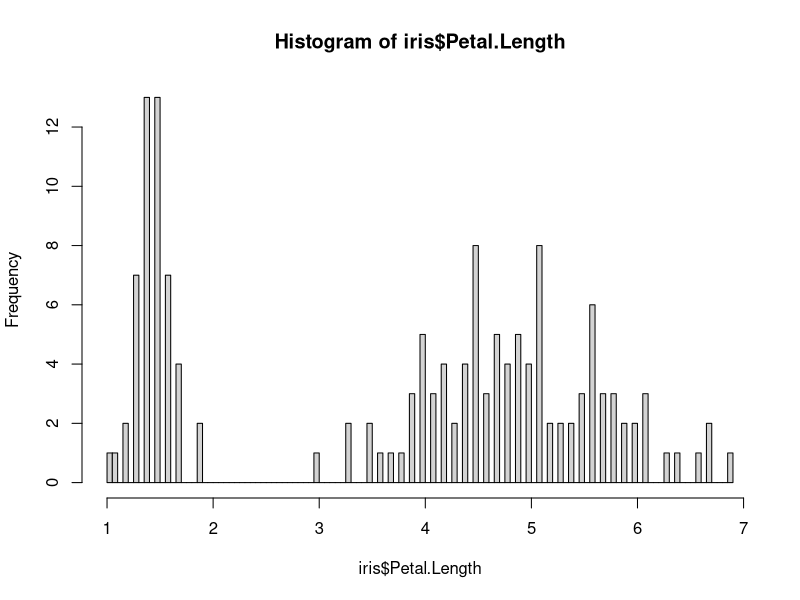

Write the R code that produced this figure.
## ---- chunk 1
# Use r to calculate 10 calculations
3*3
## ---- chunk 2
4+5
## ---- chunk 3
3^3
## ---- chunk 4
factorial(10)/2
## ---- chunk 5
a <- 9
b <-2
a + b
(a * 2)/b
sqrt(a) + b
## ---- chunk 6
hist(iris$Petal.Length, breaks = 100)
## ---- chunk 7
go_bayes_factorial <- function (x) {
  # check is the number is negative, positive or zero
  if (x  < 0) {
    print("not even Ashley Bloomfield could make a factorial for a negative number")
  } else if (x == 0) {
    print("the factorial of zero is defined as 1")
  } else {
    for (i in 1:x)
      y <- 1
    for (i in 1:x) {
      y <- y * ((1:x)[i])
    }
    print(y)
  }
}
## ---- chunk 8
go_bayes_factorial(7) == factorial(7)
## ---- chunk 9
go_bayes_factorial(7.1) == factorial(7.1)
## ---- chunk 10
go_bayes_factorial2 <- function (x) {
  # check is the number is negative, positive or zero
  if (x  < 0) {
    print("not even Ashley Bloomfield could make a factorial for a negative number")
  } else if (x == 0) {
    print("the factorial of zero is defined as 1")
  } else {
    for (i in 1:x)
      y <- 1
    for (i in 1:x) {
      y <- y * ((1:x)[i])
    }
    print(y)
  }
}
